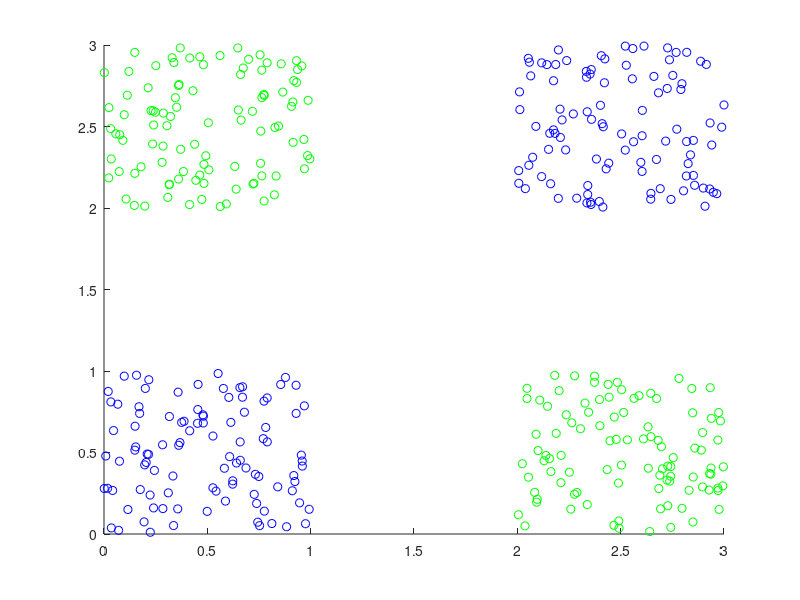

This chart was generated by the following MATLAB code:
clc
clear all
close all

%%%%%%%%%%%%%%%%%%%%%%%%%%%%%%%%%%%%%%%%%%%%%%%%%
dist=2

c1_d=rand(2,100);
c1_u=rand(2,100)+dist;


c2_u=rand(2,100)+dist*([1 0;0 0]*ones(2,100));
c2_d=rand(2,100)+dist*([0 0;0 1]*ones(2,100));

scatter(c1_d(1,:),c1_d(2,:),'b')
hold
scatter(c2_d(1,:),c2_d(2,:),'g')
scatter(c1_u(1,:),c1_u(2,:),'b')
scatter(c2_u(1,:),c2_u(2,:),'g')


d_c1=1;
d_c2=-1;

%%%%%%%%%%%%%%%%%%%%%%%%%%%%%%%%%%%%%%%%%%%%%%%%%
epochs=5;
n=0.05;
